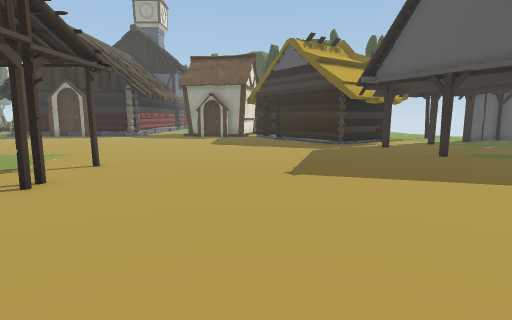
View 1 (above)

24 first-person views from a walk through a scene from a Unity 3-D project. The camera is 1.3 m above the floor, tilts 8° down and sees 80° across. Doors are open. The floor is counted in squares, 1 m on a side. Each view is taken from the middle of a square. On the plan, view 1 faces up. The plan holds only what a view shows up to about 14 squares ahead; the rest is blank. The place goes on beyond the plan. The player is left out. Some animated figures are left out. Some surface patterns are stand-ins.

View 2
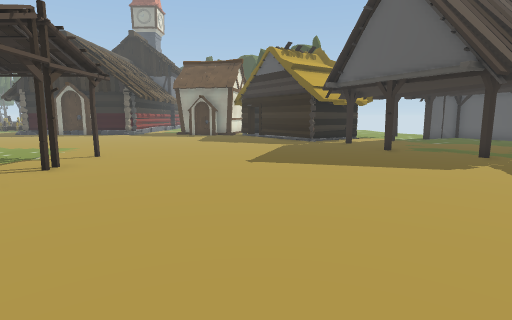

View 3
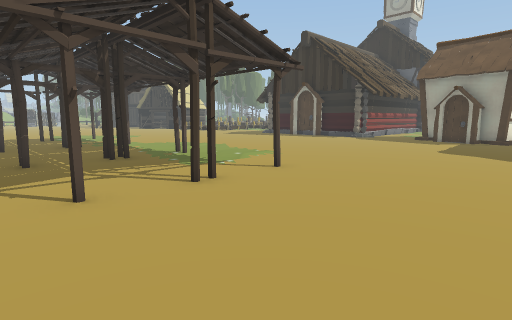

View 4
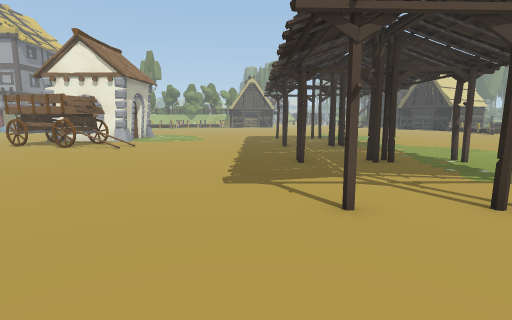

View 5
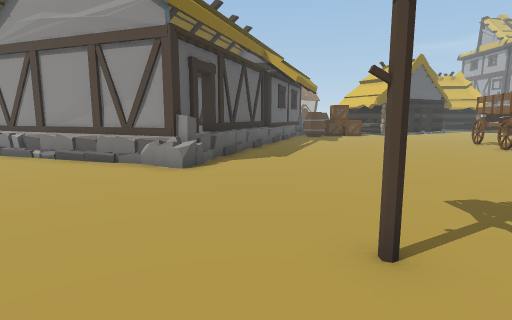

View 6
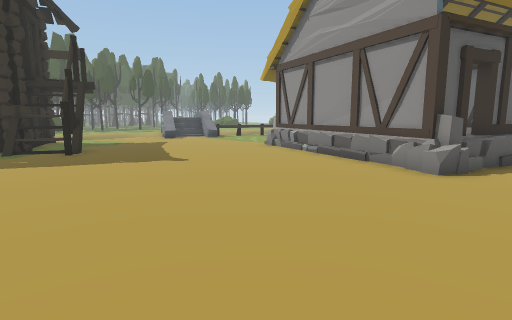

View 7
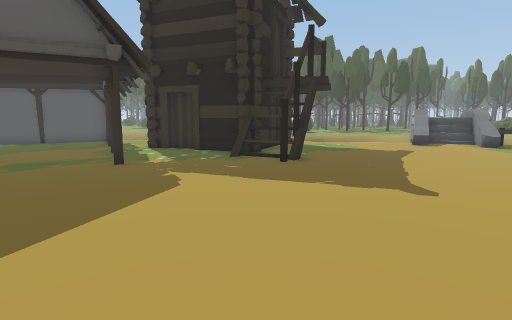

View 8
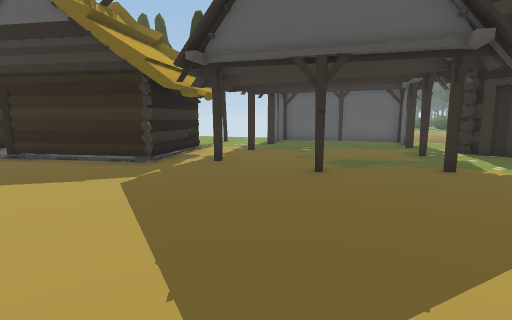

View 9
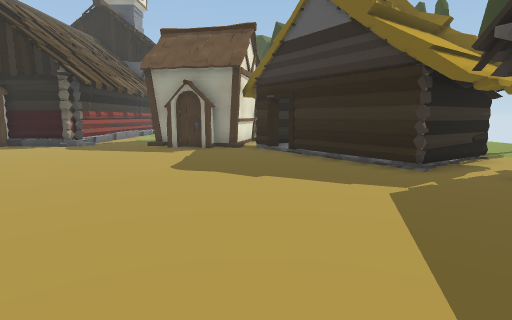

View 10
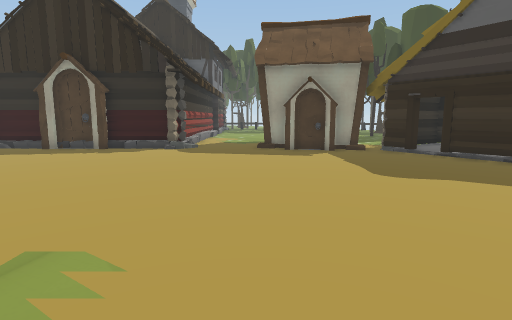

View 11
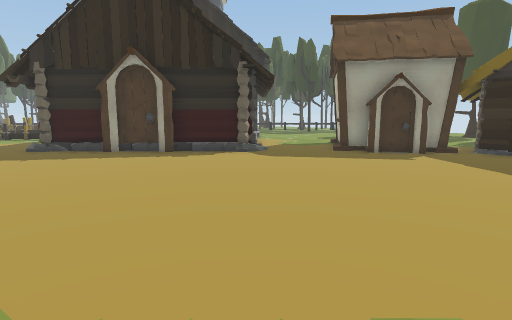

View 12
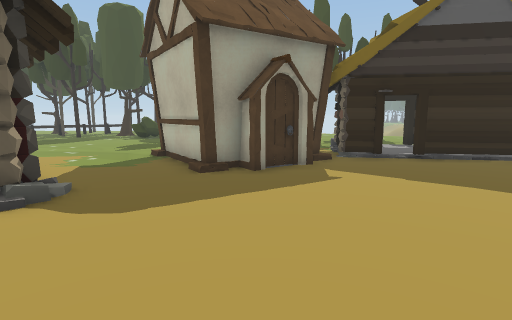

View 13
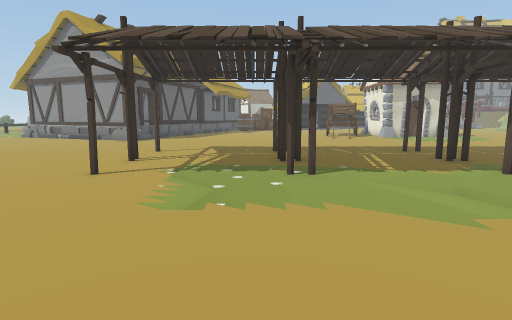

View 14
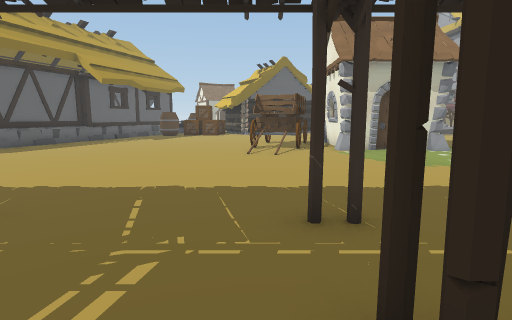

View 15
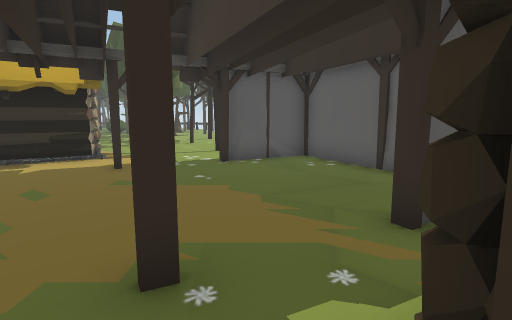

View 16
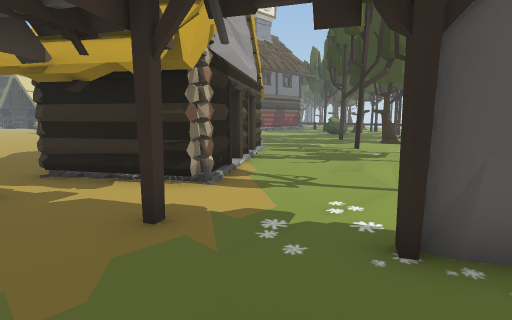

View 17
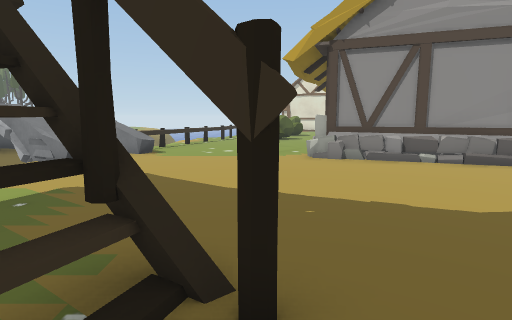

View 18
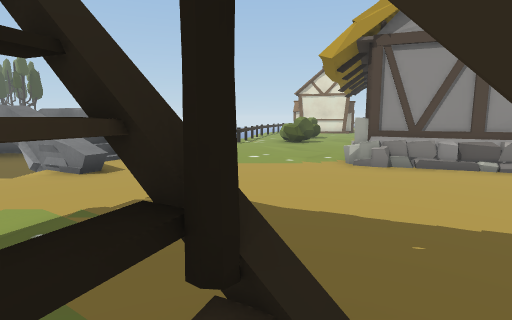

View 19
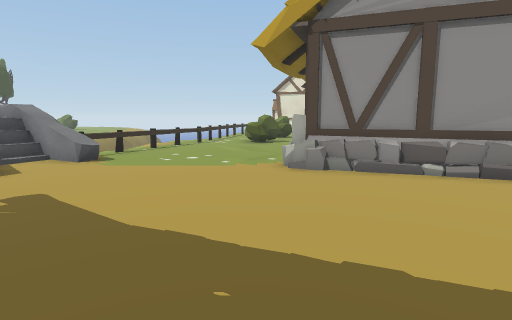

View 20
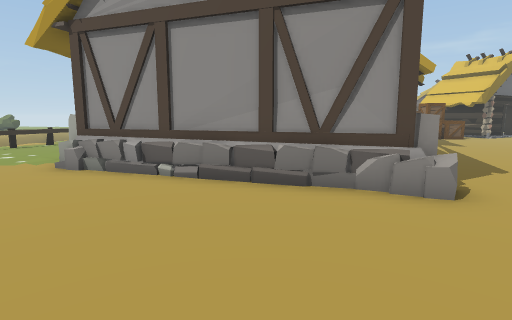

View 21
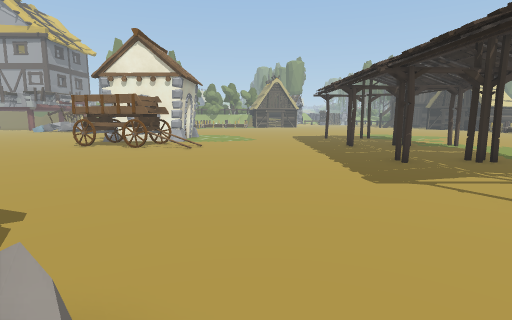

View 22
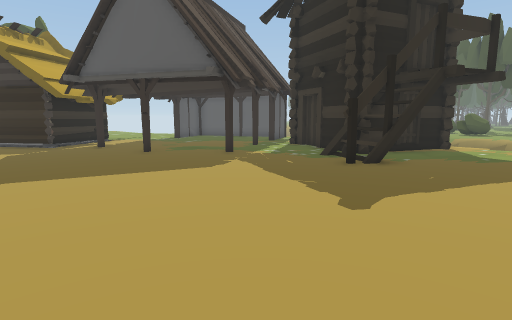

View 23
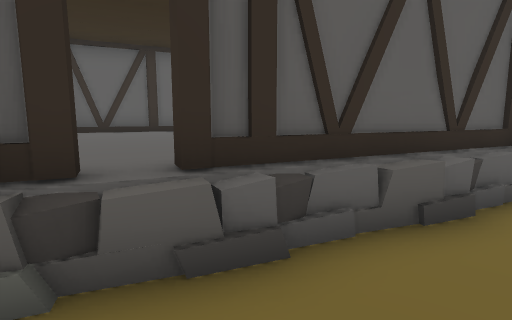

View 24
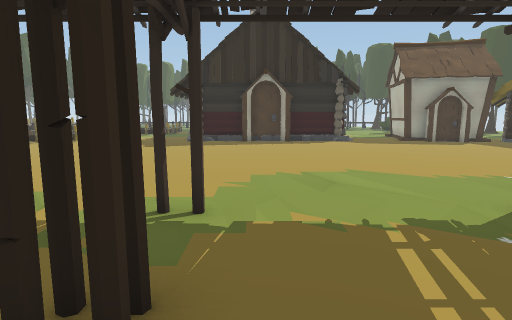

### Floor plan
Key: @ floor where view 1 was taken; # wall or solid block; . floor; D open door; = window, fence, low wall or low ledge; ^ raised ledge; v drop or lower ground; H house; F fence; B building; T tree; O other object.
Columns run from 14 left of view 1 to 14 right of it. Each row starts with its distance up from view 1.
 30         ..
 29        ....        TT
 28        .....        T
 27        .....
 26        ....         ..
 25       B...H        .T..
 24       B...H      ......
 23      BB...#      ......
 22       B..H#   H. #.....T
 21 ##B#BBB..HH ##=####D......
 20  .........HHHH##..DD......
 19 ..............#D...#D....T
 18 ...............D#   D.....
 17 ................##  ##....###
 16 .................#  ##...##.#
 15 .................####........
 14 .............................
 13 .............................
 12 .............................
 11 ............................#
 10 ....................#.......#
  9 .........................#.##
  8 #....#....#................#
  7 ...........................#
  6 #....#....#...............##
  5 #........................##
  4 .........................###
  3 #....#....#............###.##
  2 ........................##...
  1 .............................
  0 ..............@..............
 -1 .............................
 -2 .............#=..............
 -3 ............=####=...........
 -4 ............=## ####=.......=
 -5 OO..........##    ####.......
 -6 OO.........=##      # .....==
 -7 OO.........^#       #.......F
 -8 OO.........##       #......Fv

Where each view was taken, in squares from view 1:
view 1: 0 up, 0 right, facing up
view 2: 2 down, 1 right, facing up
view 3: 2 up, 1 right, facing up-left
view 4: 2 up, 0 right, facing left
view 5: 6 up, 3 left, facing down
view 6: 6 up, 3 left, facing down-right
view 7: 4 up, 0 right, facing right
view 8: 6 up, 0 right, facing up-right
view 9: 7 up, 0 right, facing up
view 10: 8 up, 5 left, facing up
view 11: 9 up, 8 left, facing up
view 12: 15 up, 9 left, facing up-right
view 13: 15 up, 8 left, facing down
view 14: 7 up, 13 left, facing down
view 15: 7 up, 12 right, facing up
view 16: 13 up, 12 right, facing up-left
view 17: 5 up, 9 right, facing down
view 18: 4 up, 10 right, facing down
view 19: 3 up, 8 right, facing down
view 20: 3 up, 2 right, facing down
view 21: 1 down, 0 right, facing left
view 22: 1 down, 1 right, facing up-right
view 23: 3 down, 4 left, facing down-right
view 24: 4 up, 13 left, facing up
